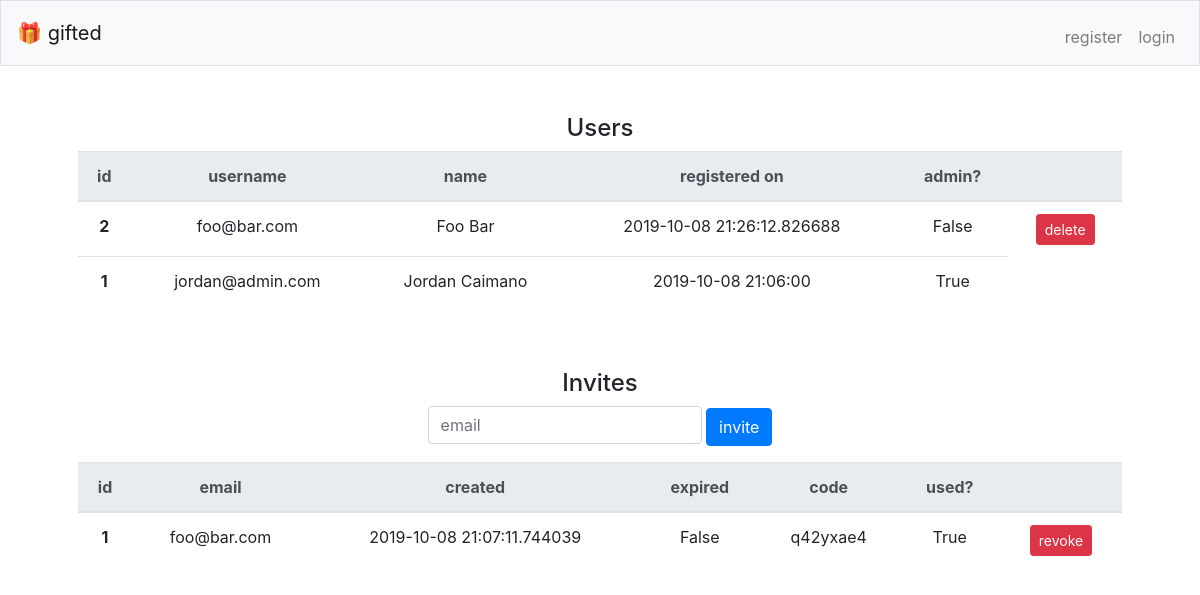
The page /admin on the database its author committed.
### gifted/models.py (models this page shows, shortened)
class User(db.Model):
    id = db.Column(db.Integer, primary_key=True)
    username = db.Column(db.String(80), unique=True, nullable=False)
    password = db.Column(db.String(240), nullable=False)
    first_name = db.Column(db.String(80), nullable=False)
    last_name = db.Column(db.String(80), nullable=False)
    registered_on = db.Column(db.DateTime(), default=datetime.now())
    is_admin = db.Column(db.Integer, default=0)

class Invite(db.Model):
    id = db.Column(db.Integer, primary_key=True)
    email = db.Column(db.String(80), nullable=False)
    is_valid = db.Column(db.Integer, default=1)
    created_on = db.Column(db.DateTime(), default=datetime.now())
    expires_on = db.Column(db.DateTime(), default=datetime.now() + timedelta(days=7))
    code = db.Column(db.String(80), default=generate_code())
    is_used = db.Column(db.Integer, default=0)

### gifted/views.py (the view)
@bp.route('/admin')
def admin():
    users = User.query.order_by(User.id.desc()).all()
    invites = Invite.query.filter_by(is_valid=1).order_by(Invite.id.desc()).all()
    return render_template('admin.html', users=users, invites=invites)

### gifted/views.py (called while the page is built)
@bp.app_template_filter('pretty_boolean')
def pretty_boolean(i):
    return True if i is 1 else False

@bp.app_template_filter('is_expired')
def is_expired(expires_on):
    now = datetime.now()
    return True if now > expires_on else False

### gifted/templates/admin.html (shortened to what this page needs)
{% extends 'layout.html' %}
{% block main %}
<h4>Users</h4>
    <table class="table">
        <thead class="thead-light">
            <tr>
                <th scope="col">id</th>
                <th scope="col">username</th>
                <th scope="col">name</th>
                <th scope="col">registered on</th>
                <th scope="col">admin?</th>
                <th scope="col"></th>
            </tr>
        </thead>
        <tbody>
            {% for user in users %}
            <tr>
                <th scope="row">{{ user.id }}</th>
                <td>{{ user.username }}</td>
                <td>{{ user.first_name }} {{ user.last_name }}</td>
                <td>{{ user.registered_on }}</td>
                <td>{{ user.is_admin | pretty_boolean }}</td>
                {% if user.is_admin == 0 %}
                    <td>
                        <form action="/admin/users/delete" method="post">
                            <button class="btn btn-danger btn-sm" type="submit">delete</button>
                        </form>
                    </td>
                {% endif %}
            </tr>
            {% endfor %}
        </tbody>
    </table>
<br/>
<br/>
<h4>Invites</h4>
    <form action="/admin/invites" method="post">
        <div class="form-group">
            <input autocomplete="off" autofocus class="form-control" name="email" placeholder="email" type="email">
            <button class="btn btn-primary" type="submit">invite</button>
        </div>
    </form>
    {% if not invites %}
        <p>No invites pending</p>
    {% else %}
        <table class="table">
            <thead class="thead-light">
                <tr>
                    <th scope="col">id</th>
                    <th scope="col">email</th>
                    <th scope="col">created</th>
                    <th scope="col">expired</th>
                    <th scope="col">code</th>
                    <th scope="col">used?</th>
                    <th scope="col"></th>
                </tr>
            </thead>
            <tbody>
                {% for invite in invites %}
                <tr>
                    <th scope="row">{{ invite.id }}</th>
                    <td>{{ invite.email }}</td>
                    <td>{{ invite.created_on }}</td>
                    <td>{{ invite.expires_on | is_expired }}</td>
                    <td>{{ invite.code }}</td>
                    <td>{{ invite.is_used | pretty_boolean }}</td>
                    <td>
                        <form action="/admin/invites/revoke" method="post">
                            <button class="btn btn-danger btn-sm" type="submit">revoke</button>
                        </form>
                    </td>
                </tr>
                {% endfor %}
            </tbody>
        </table>
    {% endif %}
{% endblock %}

### gifted/templates/layout.html (shortened to what this page needs)
<!DOCTYPE html>
<html lang="en">
    <head>
        <link href="https://maxcdn.bootstrapcdn.com/bootstrap/4.1.3/css/bootstrap.min.css" rel="stylesheet">
        <link href="/static/styles.css" rel="stylesheet">
    </head>
    <body>
        <nav class="navbar navbar-expand-md navbar-light bg-light border">
            <a class="navbar-brand" href="/"><span class="blue">🎁 gifted</span></a>
            <div class="collapse navbar-collapse" id="navbar">
                {% if session.username %}
                    <ul class="navbar-nav ml-auto mt-2">
                        {% if session.is_admin %}
                        <li class="nav-item"><a class="nav-link" href="/admin">admin</a></li>
                        {% endif %}
                        <li class="nav-item"><a class="nav-link" href="/logout">log out</a></li>
                    </ul>
                {% else %}
                    <ul class="navbar-nav ml-auto mt-2">
                        <li class="nav-item"><a class="nav-link" href="/register">register</a></li>
                        <li class="nav-item"><a class="nav-link" href="/login">login</a></li>
                    </ul>
                {% endif %}
            </div>
        </nav>
        <main class="container p-5">
            {% block main %}{% endblock %}
        </main>
    </body>
</html>

### gifted/static/styles.css (style rules this page uses)
main .form-control { display: inline-block; width: auto; }
main { overflow-x: auto; text-align: center; }

### rows shown on the page
User: id "2", username "foo@bar.com", first_name "Foo", last_name "Bar", registered_on "2019-10-08 21:26:12.826688", is_admin|pretty_boolean "False"
User: id "1", username "jordan@admin.com", first_name "Jordan", last_name "Caimano", registered_on "2019-10-08 21:06:00", is_admin|pretty_boolean "True"
Invite: id "1", email "foo@bar.com", created_on "2019-10-08 21:07:11.744039", expires_on|is_expired "False", code "q42yxae4", is_used|pretty_boolean "True"
